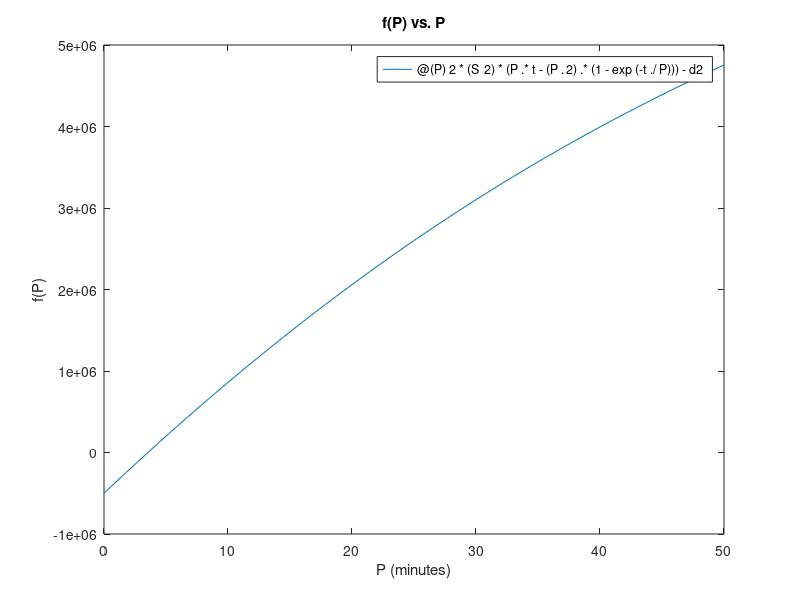

Recreate this plot in MATLAB. (Note: this script raises an error after producing the figure.)
% BME313L_Lab3_P3_ShaoPoHuang
% This program will 1) make a plot of f(P) vs P to help determine
% reasonable upper and lower guesses and 2) determine the necessary
% persistence time (P)

 S = 20; % set root mean squared cell speed in micrometers/minute
 d2 = 5e5; % set mean squared displacement in micrometers^2
 t = 180; % set time interval in minutes
 
f = @(P) 2*(S^2)*(P.*t-(P.^2).*(1-exp(-t./P)))-d2; % primary function: f(P)
fplot(f, [0 50]) % plot of f(P)
title('f(P) vs. P') % title of plot
xlabel('P (minutes)') % x-axis label
ylabel('f(P)') % y-axis label
[root, fx, ea, iter] = bisect_SH(@(P) f(P), 0, 10); % calls bisection function to determine roots of f(a)

fprintf('The persistence time needed is %.4f minutes.\n', root) % display persistence time needed
fprintf('The number of iterations required is %d.\n', iter) % display number of iterations required to converge to root

 
 